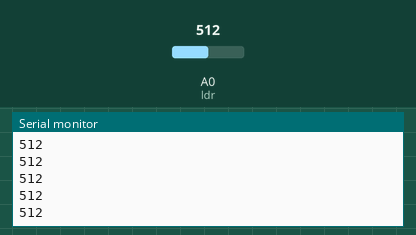
This sketch was run on a simulated Arduino Uno, built with avr-gcc and run on an emulated ATmega328P. Shown: the last lines printed to the serial monitor. Inputs (shaded band) come from the test bench; at power-on: A0 (ldr) = 512.

Above: at 1.2 s.
1.3 s: A0 (ldr) set to 716
At 2.4 s:
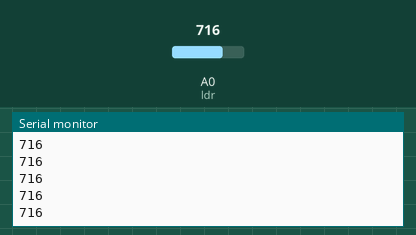
2.8 s: A0 (ldr) set to 900
At 3.6 s:
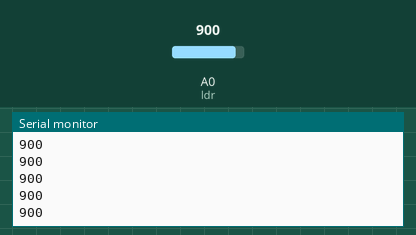
Timing chart, 0 to 5.8 s (numbered marks = the images above; inputs shaded):
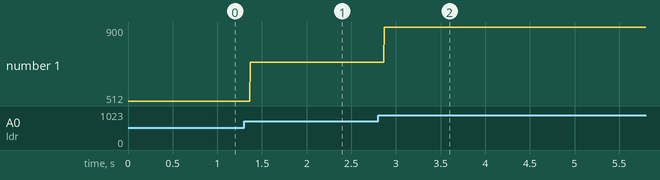

The sketch:

fotoresistencia.ino
```cpp
int ldr = 0;
int dato;

void setup() {
  Serial.begin(9600);

}

void loop() {
  dato = analogRead(ldr);

  Serial.println(dato);
}
```

Measured:
- after the input at 1.3 s, the serial monitor: prints a new line after 0.07 s (image 1)
- after the input at 2.8 s, the serial monitor: prints a new line after 0.07 s (image 2)
- plotted number 1: 512 → 716 after the input at 1.3 s, 716 → 900 after the input at 2.8 s
